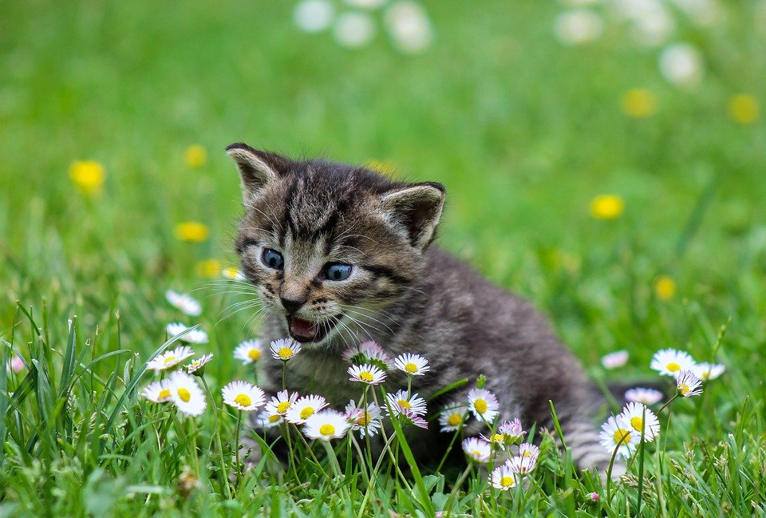
#> input picture data/cat.png, 766 x 518 px
$ python Random_Scale_test_ver.py
#> lines starting #> are read from the running program, lines starting #| are printed output that depends on the picture
import cv2
import random

ori_img = cv2.imread("data/cat.png")
#> ori_img is the input picture: shape (518, 766, 3); mean B, G, R 77.1, 146.4, 109.3
scale_img = ori_img.copy() # 원본 훼손 방지


def randomScale(img, dist, d): # original img, distence between two lines, direction for scaling

#> called with dist = 80, d = 0
    h, w, _ = img.shape
#> h = 518; w = 766
    x = w if d == 0 else h
#> x = 766

    n = int(x / dist) - 1 # number of lines
#> n = 8
    lines = [i * dist for i in range(n + 2)] # initial idx of each line

    for i in range(1, len(lines) - 1):
        s, m, e = lines[i - 1], lines[i], lines[i + 1] # start, middle, end Lines
        plusminus = random.randrange(0,2) # 0 = plus, 1 = minus
        scale_range = random.randrange(int(dist / 4),int(dist / 2) + 1) # number of pixels for scaling
        scale_range *= 1 if plusminus == 0 else -1

        # scaling
        firstB = cv2.resize(img[0:h, s:m], (m - s + scale_range, h)) if d == 0 else cv2.resize(img[s:m, 0:w], (w, m - s + scale_range))
        secondB = cv2.resize(img[0:h, m:e], (e - m - scale_range, h)) if d == 0 else cv2.resize(img[m:e, 0:w], (w, e - m - scale_range))

        # applying scaled part to original img
        if d == 0:
            temp = cv2.hconcat([firstB,secondB])
            img[0:h, s:e] = temp
        else:
            temp = cv2.vconcat([firstB,secondB])
            img[s:e, 0:w] = temp
#> this loop made 8 passes
#> pass 1, in randomScale, `firstB = cv2.resize(img[0:h, s:m], (m - s + scale_range, h)) if d == 0..`:
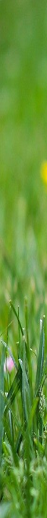
#> firstB: shape (518, 47, 3); mean B, G, R 55.6, 146.3, 99.6
#> pass 1, in randomScale, `secondB = cv2.resize(img[0:h, m:e], (e - m - scale_range, h)) if d == ..`:
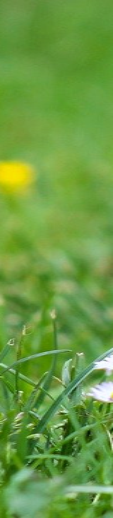
#> secondB: shape (518, 113, 3); mean B, G, R 65.8, 154.5, 106.2
#> pass 1, in randomScale, `temp = cv2.hconcat([firstB,secondB])`:
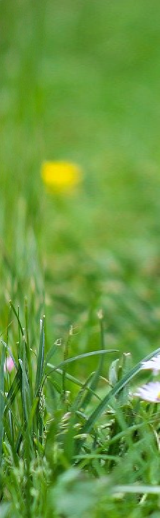
#> temp: shape (518, 160, 3); mean B, G, R 62.8, 152.1, 104.3
#> pass 2, in randomScale, `firstB = cv2.resize(img[0:h, s:m], (m - s + scale_range, h)) if d == 0..`:
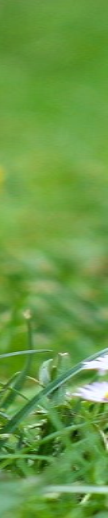
#> firstB: shape (518, 108, 3); mean B, G, R 69.1, 154.5, 105
#> after the loop:
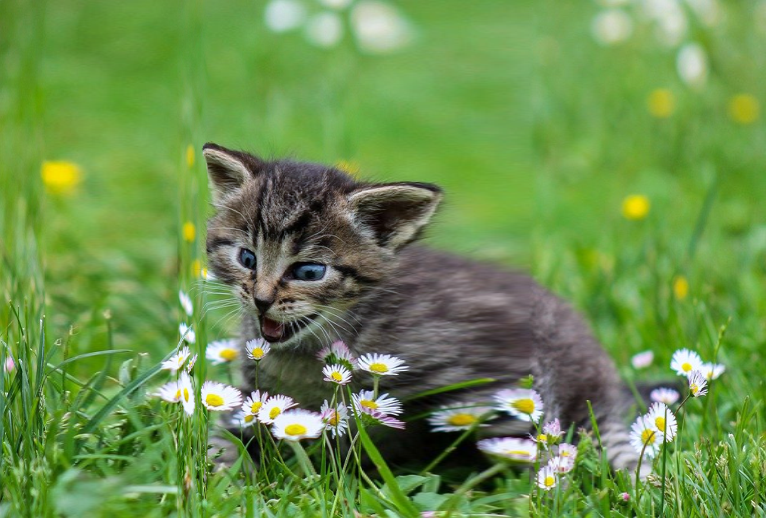
#> img: shape (518, 766, 3); mean B, G, R 77, 143.5, 107.6

    return img


# result
######################################################################################
distOfLines = 80 # randome scaling 기준이 되는 범위의 크기(클수록 원본 훼손 증가)
WorH = 0 # scaling 방향(width or height)
######################################################################################

scaledImg = randomScale(scale_img, distOfLines, WorH)
"""
# original img
print(ori_img.shape)
cv2.imshow("img", ori_img)
# scaled img
print(scaledImg.shape)
cv2.imshow("f", scaledImg)
cv2.waitKey()
"""
######################################################################################


# getting testImgs depends on distoflines

for i in range(20, 180, 20):
    test = ori_img.copy()
    test = randomScale(test, i, 1)
    cv2.imwrite(f"data/cat_h{i}.jpg", test)
#> this loop made 8 passes
#> pass 1, `test = randomScale(test, i, 1)`:
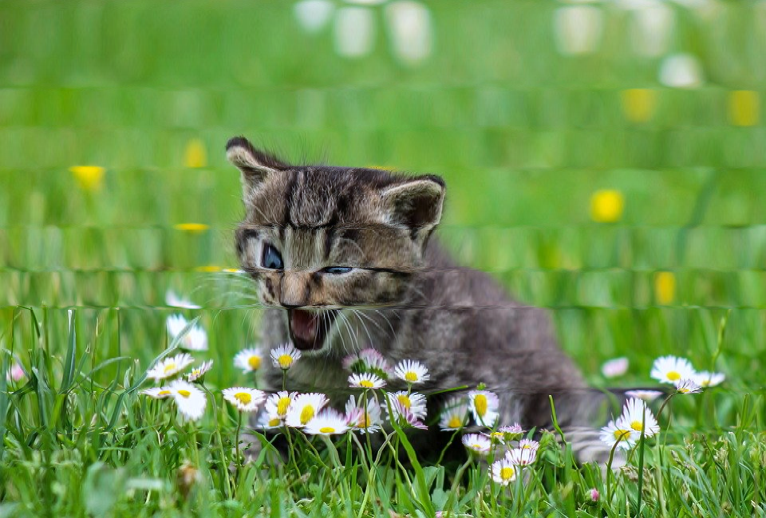
#> test: shape (518, 766, 3); mean B, G, R 77.5, 147.1, 109.8
#> pass 3, `test = randomScale(test, i, 1)`:
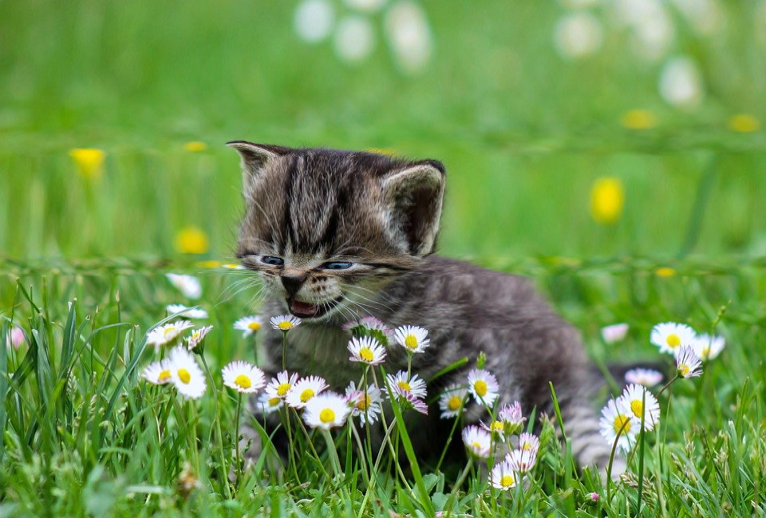
#> test: shape (518, 766, 3); mean B, G, R 77.8, 145.5, 109.1

$ run again, with data/car_h100.jpg saved as data/cat.png
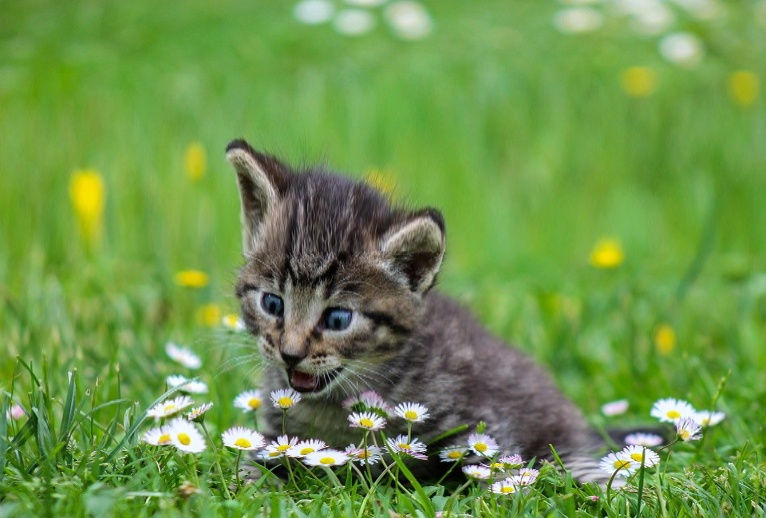
#> input picture data/car_h100.jpg, 766 x 518 px
#> ori_img is the input picture: shape (518, 766, 3); mean B, G, R 75.1, 147.8, 109.8
#> after the loop in randomScale, `for i in range(1, len(lines) - 1):`:
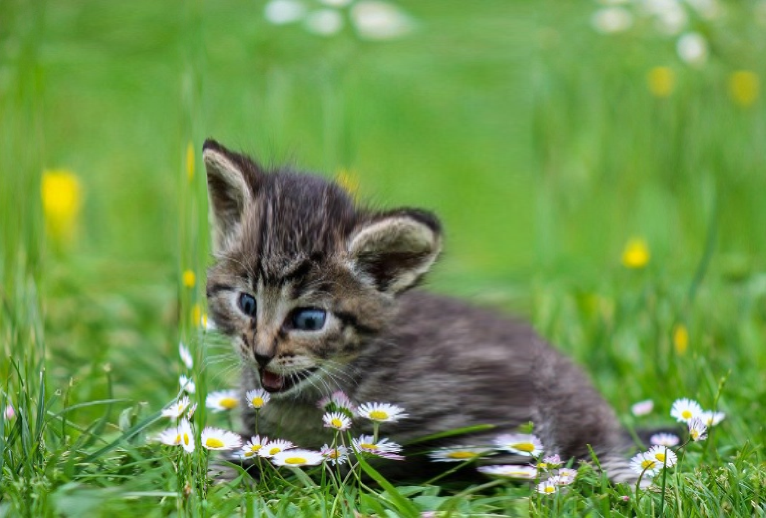
#> img: shape (518, 766, 3); mean B, G, R 75.2, 145.5, 108.5
#> the loop `for i in range(20, 180, 20):` made 8 passes
#> pass 3, `test = randomScale(test, i, 1)`:
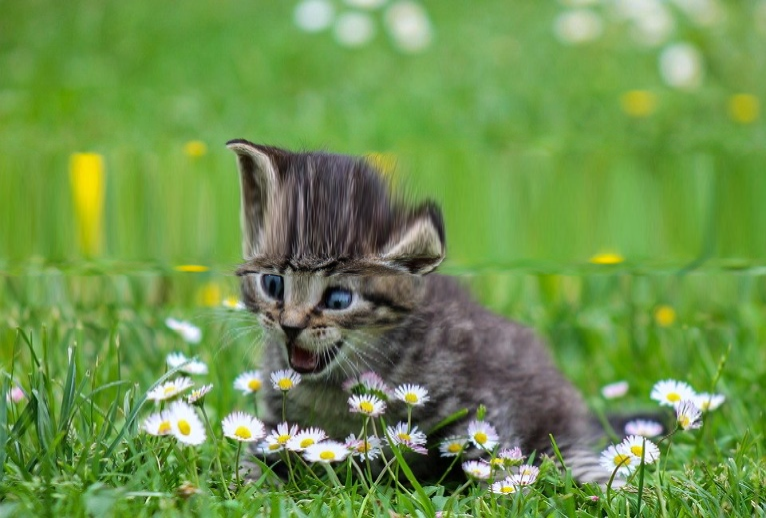
#> test: shape (518, 766, 3); mean B, G, R 76.3, 146.9, 109.8

$ run again, with data/car_h120.jpg saved as data/cat.png
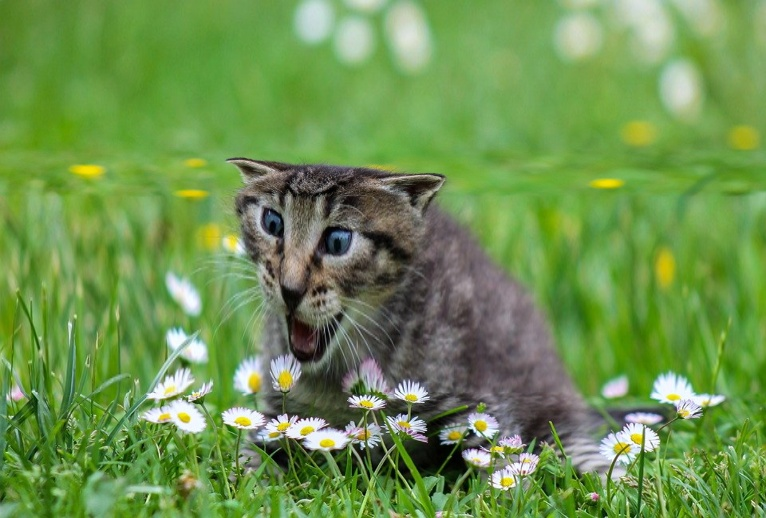
#> input picture data/car_h120.jpg, 766 x 518 px
#> ori_img is the input picture: shape (518, 766, 3); mean B, G, R 78.8, 146, 109.5
#> after the loop in randomScale, `for i in range(1, len(lines) - 1):`:
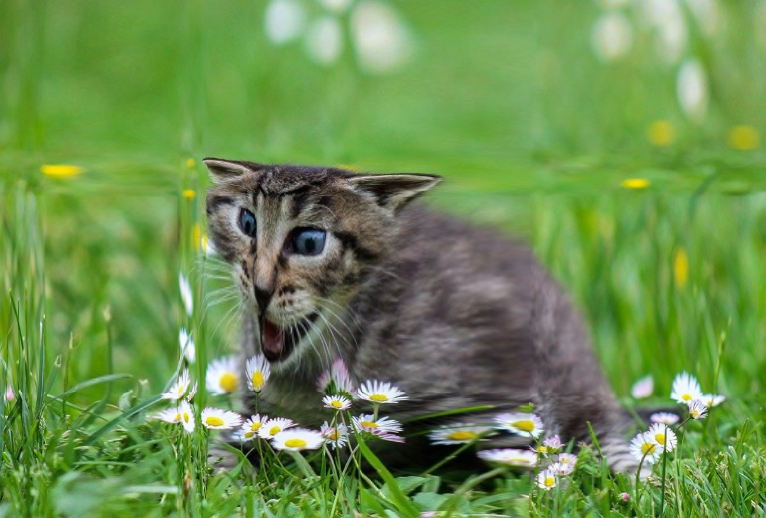
#> img: shape (518, 766, 3); mean B, G, R 78.9, 142.7, 107.8
#> the loop `for i in range(20, 180, 20):` made 8 passes
#> pass 3, `test = randomScale(test, i, 1)`:
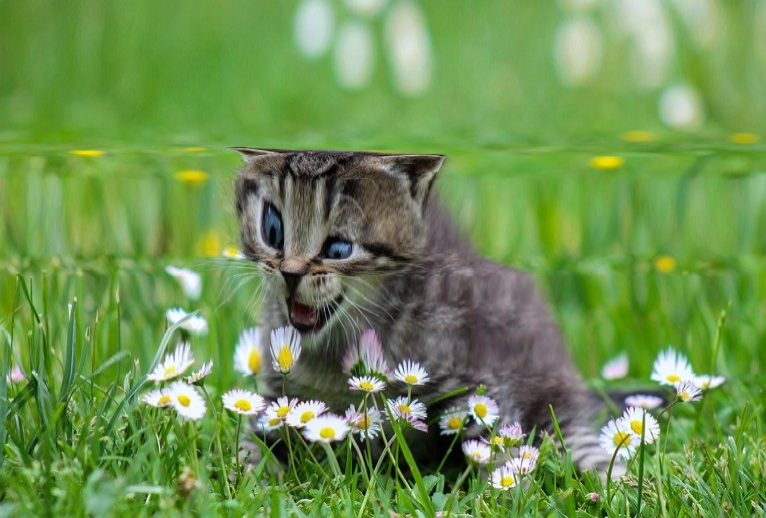
#> test: shape (518, 766, 3); mean B, G, R 80.7, 145.7, 110
